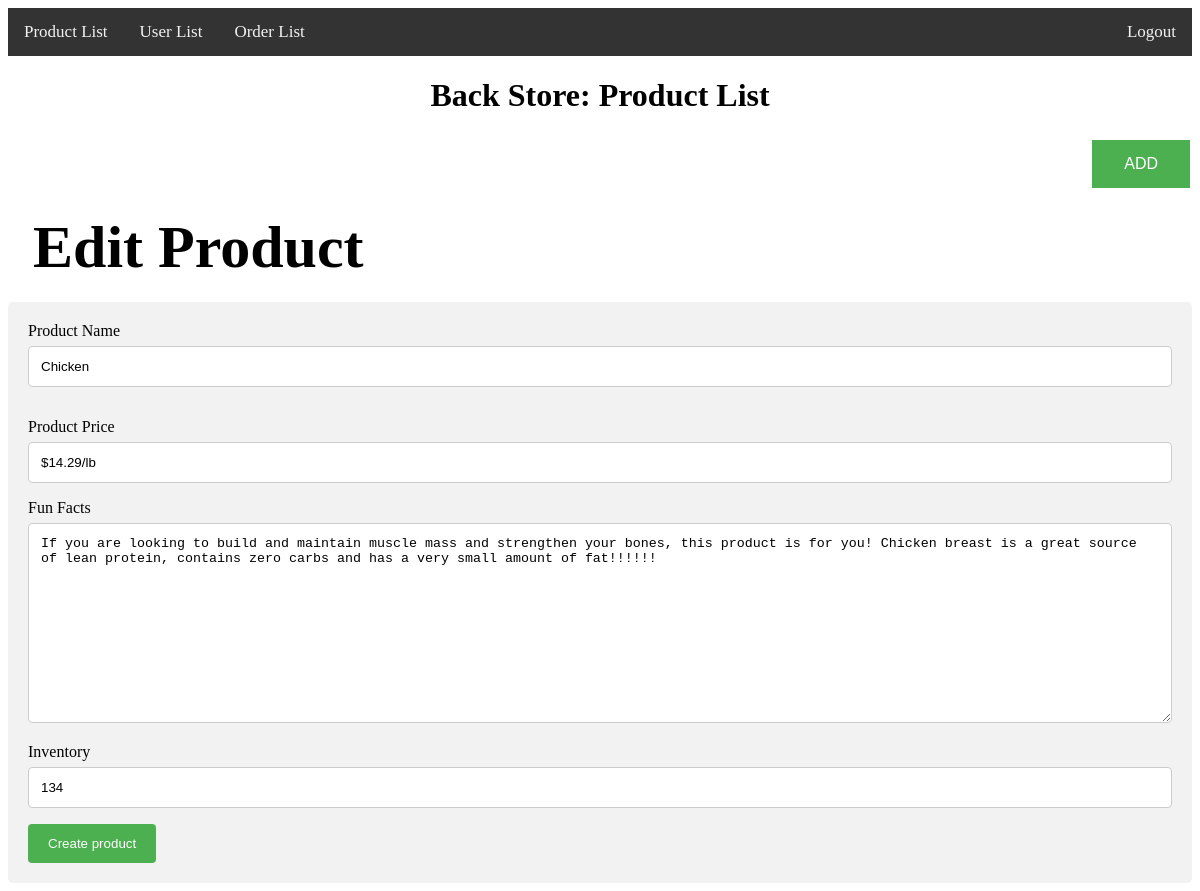
/verdi/P7_admin.php?source=edit_products&p_id=1, run on the app's committed database.
### tables this page shows
CREATE TABLE `products` (
  `product_id` int(3) NOT NULL,
  `product_name` varchar(255) NOT NULL,
  `product_link` varchar(255) NOT NULL,
  `product_img` text NOT NULL,
  `product_price` varchar(255) NOT NULL,
  `prod_price_calc_p4` varchar(255) NOT NULL,
  `priceVar` varchar(255) NOT NULL,
  `product_facts` text NOT NULL,
  `product_inventory` varchar(255) NOT NULL,
  `product_qty` varchar(255) NOT NULL,
  `product_addToCart_P3` varchar(255) NOT NULL,
  `product_id_p4` varchar(255) NOT NULL,
  `product_add_p4` varchar(255) NOT NULL,
  `product_data_p4` varchar(255) NOT NULL,
  `product_delete_p4` varchar(255) NOT NULL,
  `product_remove_p4` varchar(255) NOT NULL,
  `product_total_price` varchar(255) NOT NULL,
  `visible` varchar(255) NOT NULL
);

### verdi/P8_edit_product.php (the view, shortened to what this page needs)
<!DOCTYPE html>
<html lang="en">
<head>
    <link rel="stylesheet" href="MyStyleB.css">
</head>
<?php
    if(isset($_GET['p_id'])){
    $the_product_id =  $_GET['p_id'];
    }
    $query = "SELECT * FROM products WHERE product_id = $the_product_id  ";
    $select_product_by_id = mysqli_query($connection,$query);
    while($row = mysqli_fetch_assoc($select_product_by_id)) {
    $product_name = $row['product_name'];
    $product_price = $row['product_price'];
    $product_facts = $row['product_facts'];
    $product_inventory = $row['product_inventory'];
         }
?>
<body>
    <div>
        <h2>Edit Product</h2>
    </div>
    <div class="container">
        <form action="" method="post" enctype="multipart/form-data">
            <label for="fname">Product Name</label>
            <input type="text" id="fname" value="<?php echo $product_name;?>" name="product_name" placeholder="i.e: Beans">
            <div style="margin-top: 15px;">
                <label for="country">Product Price</label>
                <input type="text" value="<?php echo $product_price;?>" id="lname" name="product_price" placeholder="$2.49/container">
            </div>
            <label for="subject">Fun Facts</label>
            <textarea id="subject" name="product_facts" placeholder="i.e: Beans are high in fibers" style="height:200px"><?php echo $product_facts;?> </textarea>
            <label for="country">Inventory</label>
            <input type="text" value="<?php echo $product_inventory;?>" id="lname" name="product_inventory" placeholder="23">
            <input type="submit" name="update_product" value="Create product">
        </form>
    </div>
</body>
</html>

### verdi/P8_edit_product.php (style rules this page uses)
h2 { font-family: Georgia, 'Times New Roman', Times, serif; text-align: left; font-size: 60px; line-height: 60px; margin: 25px; }
input[type=text], select, textarea { width: 100%; padding: 12px; border: 1px solid #ccc; border-radius: 4px; box-sizing: border-box; margin-top: 6px; margin-bottom: 16px; resize: vertical }
input[type=submit] { background-color: #4CAF50; color: white; padding: 12px 20px; border: none; border-radius: 4px; cursor: pointer; }
.container { border-radius: 5px; background-color: #f2f2f2; padding: 20px; }

### data on the page
products: product_name "Chicken", product_price "$14.29/lb", product_facts "If you are looking to build and maintain muscle mass and strengthen your bones, this product is for you! Chicken breast is a great source of lean protein, contains zero carbs and has a very small amount of fat!!!!!!", product_inventory "134"
